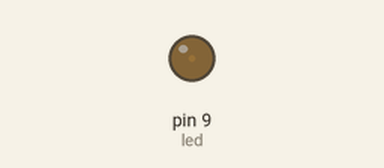
This sketch was run on a simulated Arduino Uno, built with avr-gcc and run on an emulated ATmega328P. Parts: output pins drawn as LEDs (lit = HIGH).

Above: at 0.05 s.
At 0.95 s:
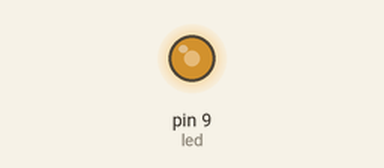
At 1.4 s:
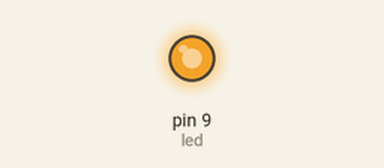
At 2.75 s:
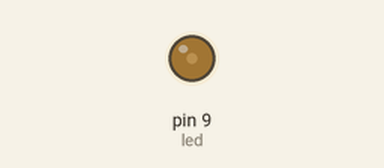
Timing chart, 0 to 7.0 s (numbered marks = the images above):
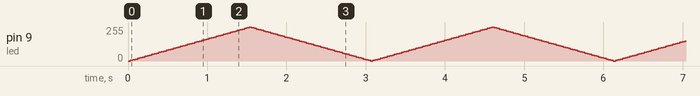

The sketch:

LED_FADE.ino
```cpp
int led = 9;
int brightness = 0;
int fadeAmount = 5;

void setup() {
  //set the pin 9 to output
  pinMode(led, OUTPUT);
}

void loop() {
  // analogWrite creates a square wave... 255 means the value is always high
  //0 means always low
  //values inbetween inidcate how small the "off" gap between 2 high values
  analogWrite(led, brightness);

  //increment the brightness
  brightness += fadeAmount;

  //set the conditionds for fading on and off

  if (brightness <= 0 || brightness >= 255) {
    fadeAmount = -fadeAmount;
  }

  delay(30);
}
```
